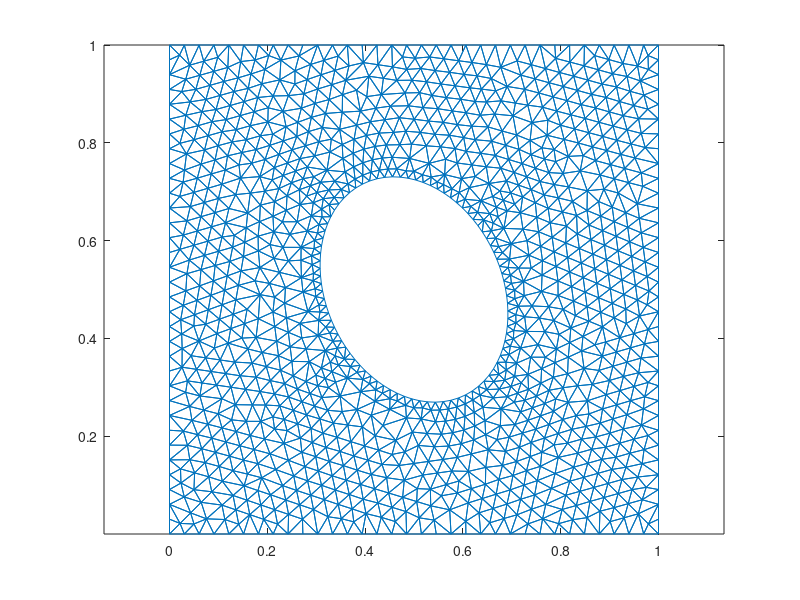

Reproduce this figure in MATLAB.
clear all;
close all;

Nodes = load('Node_2D_tri_quad.dat');
Elements = load('Element_2D_tri_quad.dat');

trimesh(Elements,Nodes(:,2),Nodes(:,3))
axis equal;
